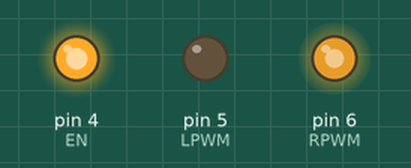
A sketch run on a simulated Arduino Uno, built with avr-gcc and run on an emulated ATmega328P. Parts: output pins drawn as LEDs (lit = HIGH).

Above: at 0.1 s.
Timing chart, 0 to 1.6 s (numbered marks = the images above):
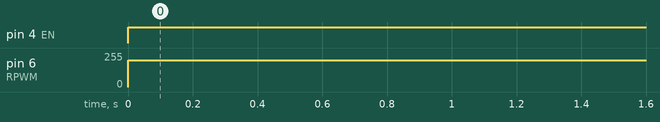

The sketch:

dianjiqudong.ino
```cpp
int EN=4;
int LPWM=5;
int RPWM=6;
void setup() {
  // put your setup code here, to run once:
  pinMode(EN,OUTPUT);
  pinMode(LPWM,OUTPUT);
  pinMode(RPWM,OUTPUT);
}

void loop() {
  // put your main code here, to run repeatedly:
  digitalWrite(EN,HIGH);
  analogWrite(LPWM,0);
  analogWrite(RPWM,200);
  delay(4000);
}
```

Measured:
- by itself, pin 4 (EN): LOW → HIGH at 0.00 s
- by itself, pin 6 (RPWM): 0/255 → 200/255 at 0.00 s
